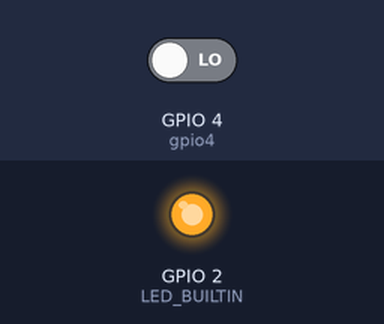
Bench run of a sketch on a simulated ESP8266 (NodeMCU). Shown: output pins drawn as LEDs (lit = HIGH, except the on-board LED, lit = LOW). Inputs (shaded band) come from the test bench; at power-on: GPIO 4 (gpio4) LOW. WiFi joins after 1.5 s; servers stay silent unless stated; uploads are accepted with an empty reply; the local clock reads 2024-03-15 10:24:30 at power-on unless the sketch sets it.

Above: at 0.0 s.
At 10.2 s:
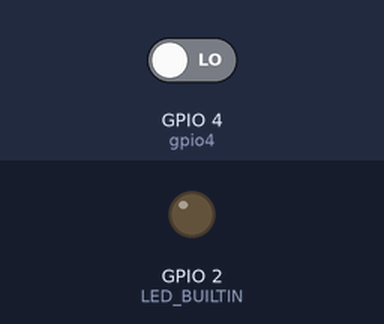
Timing chart, 0 to 11.7 s (numbered marks = the images above):
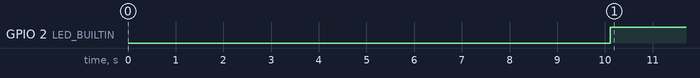

Measured:
- by itself, GPIO 2 (LED_BUILTIN): LOW → HIGH at 10.1 s

The sketch:

transmitter2.ino
```cpp
/* This is the code for the NodeMCU in location B which acts as a transmitter */

#include <ESP8266WiFi.h>
#include <WiFiUdp.h>
#include <NTPClient.h>

const char *ssid = "BSNL_AP";
const char *password = "paul@choudhury";

const int gpio4 = 4;  //pin for getting sensor input
int sensorValue = 0;  //store sensor value
String sec;

// Define NTP Client to get time
const long utcOffsetInSeconds = 3600;
WiFiUDP ntpUDP;
NTPClient timeClient(ntpUDP, "pool.ntp.org", utcOffsetInSeconds);

void setup() {
  pinMode(LED_BUILTIN, OUTPUT);
  Serial.begin(115200);
  delay(10);

  // Explicitly set the ESP8266 to be a WiFi-client
  WiFi.mode(WIFI_STA);
  WiFi.begin(ssid, password);

  while (WiFi.status() != WL_CONNECTED) {
    delay(500);
  }

  timeClient.begin();
}

void loop() {
  // read the sensor value:
  sensorValue = digitalRead(gpio4);

  // Use WiFiClient class to create TCP connections
  WiFiClient client;
  const char * host = "192.168.1.100";
  const int httpPort = 80;

  if (!client.connect(host, httpPort)) {
    Serial.println("connection failed");
    return;
  }

  //create a URI for request. /data/?sensor2_reading=0
  String url = "/data/";
  url += "?sensor2_reading=";
  url += (String)sensorValue;

  sec = timeClient.getSeconds();
  if (sec.toInt() % 10 == 0 ){
    digitalWrite(LED_BUILTIN, LOW);
    // This will send a request to the server
    client.print(String("GET ") + url + " HTTP/1.1\r\n" +
                 "Host: " + host + "\r\n" +
                 "Connection: close\r\n\r\n");
    digitalWrite(LED_BUILTIN, HIGH);

    unsigned long timeout = millis();
    while (client.available() == 0) {
      if (millis() - timeout > 2000) {
        Serial.println(">>> Client Timeout !");
        client.stop();
        return;
      }
    }
  }

  delay(1000);
}
```
